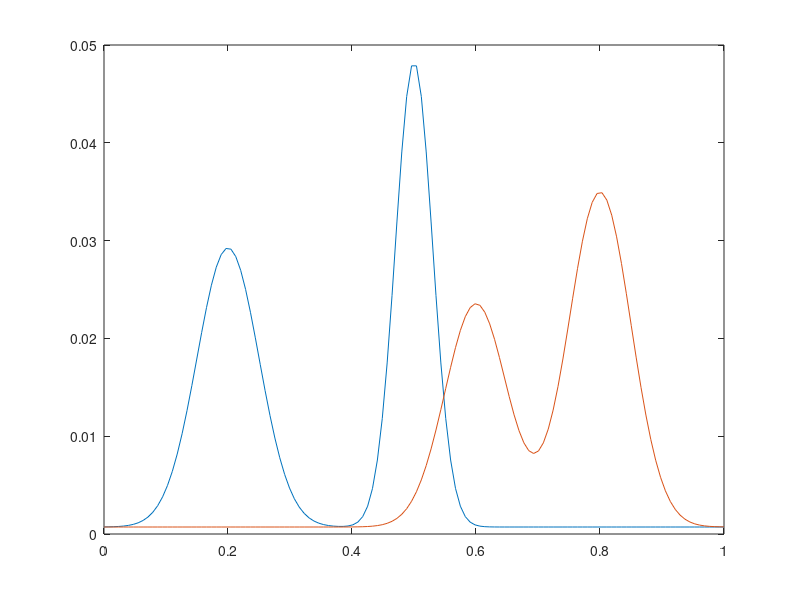

The MATLAB source for this figure: (Note: this script raises an error after producing the figure.)
close all
%% transport between two Gaussian Mixtures
N=128;
p1 = gmdistribution([0.2; 0.5], reshape([0.05, 0.03].^2, 1, 1, 2), [0.5, 0.5]);
p2 = gmdistribution([0.6; 0.8], reshape([0.05, 0.05].^2, 1, 1, 2), [0.4, 0.6]);

locations=[0:1/(N-1):1]';
w1=p1.pdf(locations) + 0.1; w1=w1(:)/sum(w1(:));
w2=p2.pdf(locations) + 0.1; w2=w2(:)/sum(w2(:));

C=pdist2(locations, locations).^2;
plot(locations, w1); hold on
plot(locations, w2);


max_iters=[1, 10, 50, 200, 1000, 5000];


%% 
OptimalTransport_LPServer;
figure;

nm=5; %number of methods

for s=1:6
%% linear programming
[~, V1, Pi1, ~] = OptimalTransport_LP(C, w1, w2); 
Pi1=full(Pi1); 
%subplot_tight(4,6,1+(s-1)*5); imshow(-Pi1, []);


%% iterative Bregman projection: Sinkhorn distance
tic;
[V2, Pi2] = OptimalTransport_IBP_Sinkhorn(C, w1, w2, .1/N, max_iters(s));
toc;
subplot_tight(6,nm,1+(s-1)*nm); imshow(addframe(imfuse(-Pi2, -Pi1)));

[V2, Pi2] = OptimalTransport_IBP_Sinkhorn(C, w1, w2, .5/N, max_iters(s));
subplot_tight(6,nm,2+(s-1)*nm); imshow(addframe(imfuse(-Pi2, -Pi1)));

[V2, Pi2] = OptimalTransport_IBP_Sinkhorn(C, w1, w2, 2./N, max_iters(s));
subplot_tight(6,nm,3+(s-1)*nm); imshow(addframe(imfuse(-Pi2, -Pi1)));

%% Bregman ADMM
rho=2.*mean(C(:));
tic;
[V3, Pi3] = OptimalTransport_BADMM(C, w1, w2, rho, max_iters(s));
toc;
subplot_tight(6,nm,4+(s-1)*nm); imshow(addframe(imfuse(-Pi3, -Pi1)));

%% Simulated Annealing
tic;
[V4, Pi4, F4] = OptimalTransport_Simulated_Annealing(C, w1, w2, 2./N, max_iters(s));
toc;
subplot_tight(6,nm,5+(s-1)*nm); imshow(addframe(imfuse(-Pi4, -Pi1)));
end


